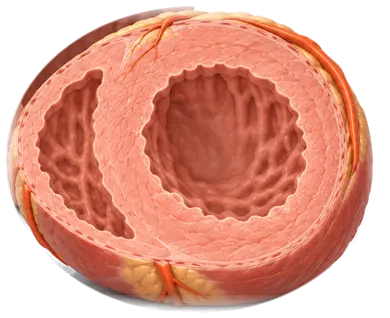
#> input picture content/figures/heart-cut.webp, 390 x 318 px, given in place of heart-section-a3.png, which was not available
$ python make_heart_section.py
#> lines starting #> are read from the running program, lines starting #| are printed output that depends on the picture; pictures that were not available may be replaced by others from this repository, and a replacement may not be noted
"""The heart cut across, for the mirror slide of Coronary arteries and the ECG: Codex's drawing
(art/drafts/cardiology/heart-section-a3.png, local only) cropped to the heart, its light background turned
transparent so the page's own background (light or dark) shows through, and saved small as
content/figures/heart-section.webp. The page places it back at CROP in the drawing's own 1672 x 941 grid, so the walls' points in the topic's
YAML stay in the drawing's coordinates."""
import os
import numpy as np
from PIL import Image

ROOT = os.path.dirname(os.path.dirname(os.path.abspath(__file__)))
SRC = os.path.join(ROOT, "art", "drafts", "cardiology", "heart-section-a3.png")
OUT = os.path.join(ROOT, "content", "figures", "heart-section.webp")
CROP = (320, 0, 1340, 870)   # left, top, right, bottom in the drawing's 1672 x 941 pixels
SCALE = 0.6                  # the page shows it about half size; 0.6 keeps it sharp on a tablet at about 170 KB


def colour_to_alpha(rgb, bg):
    """GIMP's colour to alpha: the least opacity that, laid over bg, still gives each pixel's colour."""
    a = np.zeros(rgb.shape[:2])
    for c in range(3):
        p, b = rgb[..., c], bg[c]
        # only what is darker than the background counts: the floor is a touch lighter, and should vanish
        a = np.maximum(a, np.where(p < b, (b - p) / b, 0))
    a = np.clip(a, 0, 1)
    safe = np.where(a > 0, a, 1)[..., None]
    fg = np.clip((rgb - (1 - a[..., None]) * bg) / safe, 0, 255)
    return np.dstack([fg, a * 255]).astype(np.uint8)


if __name__ == "__main__":
    im = np.asarray(Image.open(SRC).convert("RGB")).astype(float)
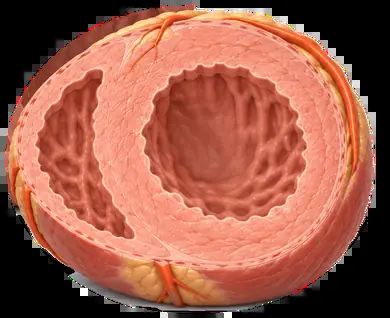
#> im: shape (318, 390, 3) float64; mean R, G, B 156.9, 91.2, 73.3
    bg = np.median(np.concatenate([im[:20, :20].reshape(-1, 3), im[:20, -20:].reshape(-1, 3)]), axis=0)
#> bg = [0, 0, 0]
    l, t, r, b = CROP
    rgba = colour_to_alpha(im[t:b, l:r], bg).astype(float)
#> the loop in colour_to_alpha, `for c in range(3):` made 3 passes
#> pass 1, in colour_to_alpha, `p, b = rgb[..., c], bg[c]`:
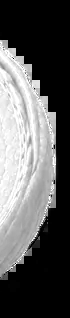
#> p: shape (318, 70) float64; min 0, max 255, mean 92.1
#> pass 2, in colour_to_alpha, `p, b = rgb[..., c], bg[c]`:
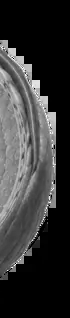
#> p: shape (318, 70) float64; min 0, max 255, mean 54.3
#> pass 3, in colour_to_alpha, `p, b = rgb[..., c], bg[c]`:
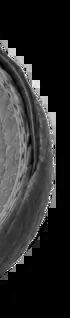
#> p: shape (318, 70) float64; min 0, max 253, mean 43.2
#> in colour_to_alpha, `safe = np.where(a > 0, a, 1)[..., None]`: safe: shape (318, 70, 1) float64; every value is 1
#> in colour_to_alpha, `fg = np.clip((rgb - (1 - a[..., None]) * bg) / safe, 0, 255)`:
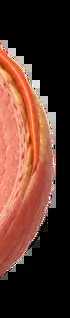
#> fg: shape (318, 70, 3) float64; mean of channels 0, 1, 2 92.1, 54.3, 43.2; drawn as R, G, B
    # the faint floor shadow fades out towards the crop's edges, so no edge shows on the page
    h, w = rgba.shape[:2]
#> h = 318; w = 70
    edge = np.minimum.outer(np.minimum(np.arange(h), np.arange(h)[::-1]), np.minimum(np.arange(w), np.arange(w)[::-1]))
    rgba[..., 3] *= np.clip(edge / 40.0, 0, 1)
    out = Image.fromarray(rgba.astype(np.uint8), "RGBA")
    out = out.resize((round(out.width * SCALE), round(out.height * SCALE)), Image.LANCZOS)
#> out: PIL image 42x191 RGBA; every value is 0
    out.save(OUT, "WEBP", quality=72, method=6, alpha_quality=60)
    print(OUT, os.path.getsize(OUT), "bytes, background", bg)
#| content/figures/heart-section.webp 118 bytes, background [0. 0. 0.]

$ run again, on content/figures/heart-front.webp
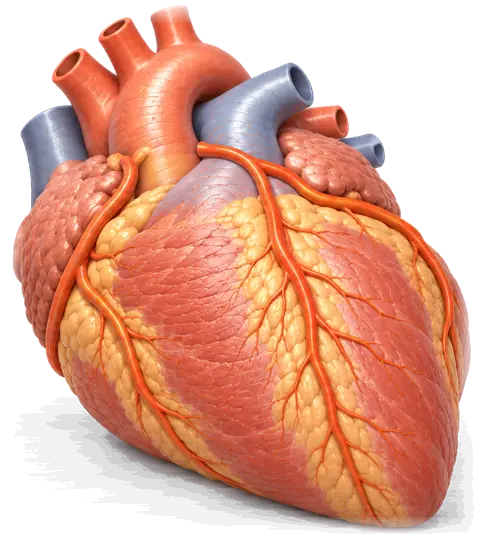
#> input picture content/figures/heart-front.webp, 480 x 540 px, given in place of heart-section-a3.png, which was not available
#> bg = [0, 0, 0]
#> the loop in colour_to_alpha, `for c in range(3):` made 3 passes
#> pass 1, in colour_to_alpha, `p, b = rgb[..., c], bg[c]`:
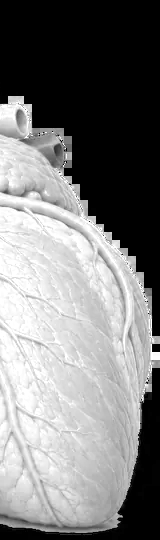
#> p: shape (540, 160) float64; min 0, max 255, mean 123.6
#> safe: shape (540, 160, 1) float64; every value is 1
#> in colour_to_alpha, `fg = np.clip((rgb - (1 - a[..., None]) * bg) / safe, 0, 255)`:
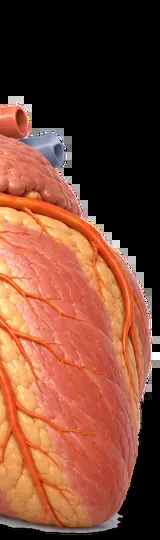
#> fg: shape (540, 160, 3) float64; mean of channels 0, 1, 2 123.6, 70.1, 50.9; drawn as R, G, B
#> out: PIL image 96x324 RGBA; every value is 0
#| content/figures/heart-section.webp 160 bytes, background [0. 0. 0.]

$ run again, on content/figures/patient-front.webp
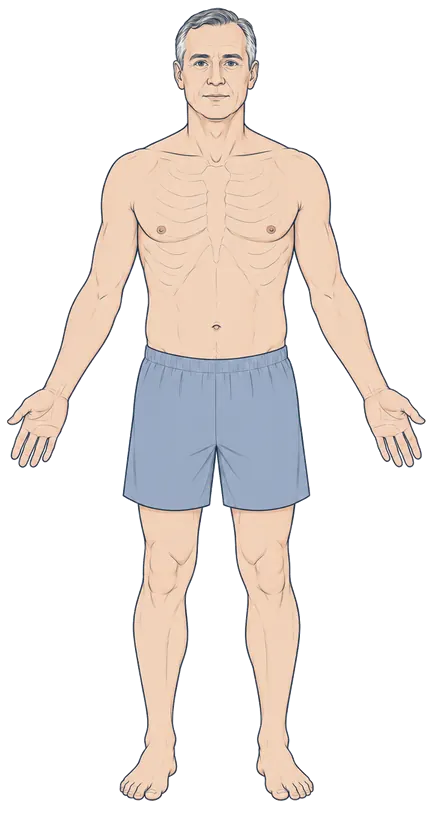
#> input picture content/figures/patient-front.webp, 432 x 822 px, given in place of heart-section-a3.png, which was not available
#> `im = np.asarray(Image.open(SRC).convert("RGB")).astype(float)`:
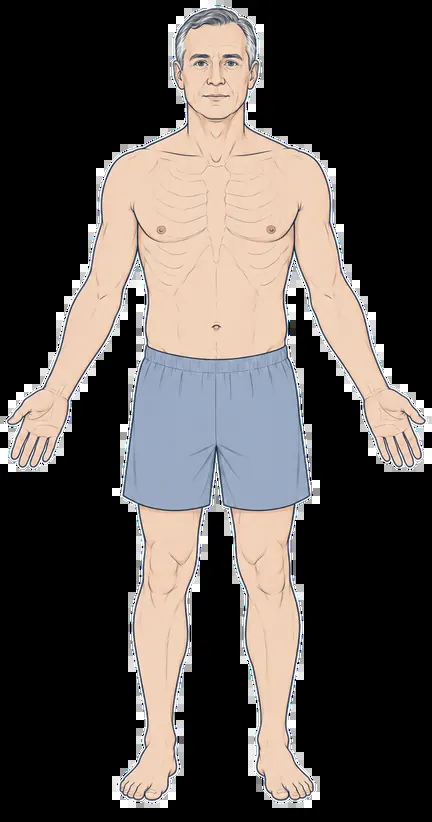
#> im: shape (822, 432, 3) float64; mean R, G, B 85.1, 79, 75.4
#> bg = [0, 0, 0]
#> safe: shape (822, 112, 1) float64; every value is 1
#> in colour_to_alpha, `fg = np.clip((rgb - (1 - a[..., None]) * bg) / safe, 0, 255)`:
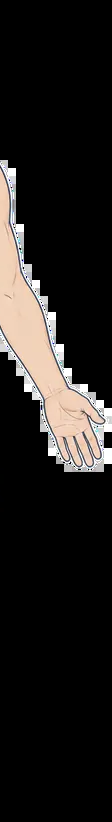
#> fg: shape (822, 112, 3) float64; mean of channels 0, 1, 2 31.6, 28.9, 27.1; drawn as R, G, B
#> out: PIL image 67x493 RGBA; every value is 0
#| content/figures/heart-section.webp 176 bytes, background [0. 0. 0.]
